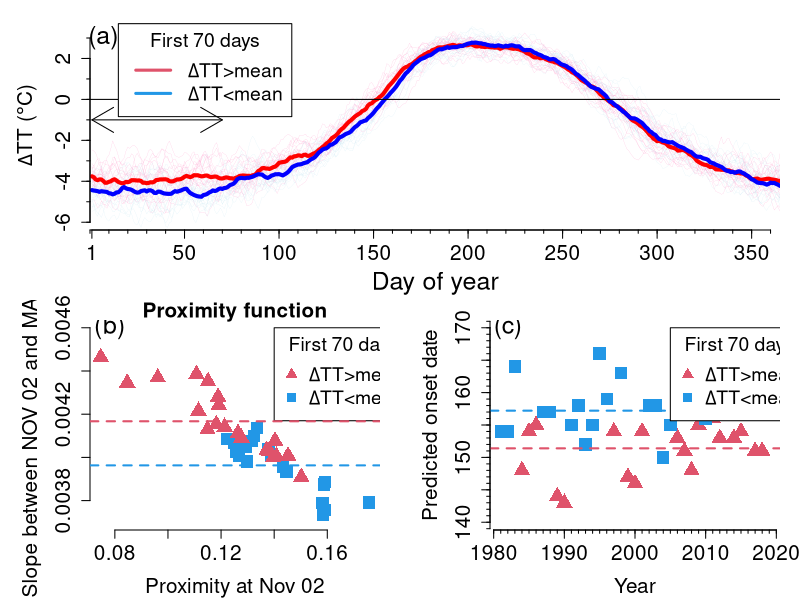

Write R code to recreate this figure.
library(igraph)
library(Hmisc)

tab<-read.table("dTT_latest.txt") # read dTT from Pradhan et al. 2017
dTT<-tab[,1]
year<-tab[,2]
day<-tab[,3]
t1<-which(day==1)
m<-length(t1)             

# identify onset dates (and "withdrawal")
n<-length(dTT)  # total number of days
t<-1:n          # days from 1948 January 1st
cnd<-0          # cnd=1 for monsoon and 0 for non-monsoon (cnd=0 on Jan 1st)
tm<-numeric(0)  # onset and withdrawal days from 1948 January 1st
for(i in 1:n){
  if(cnd==0){
    if(dTT[i]>0 && day[i]<200){
      tm<-c(tm,i)
      cnd<-1
    }
  } else{
    if(dTT[i]<=0 && day[i]>=200){
      tm<-c(tm,i)
      cnd<-0
    }
  }
}
ton<-tm[seq(1,length(tm),by=2)] # ton only onset days
toff<-tm[seq(2,length(tm),by=2)] # toff only withdrawal days
day_on<-day[ton]                # onset dates in year

# proximity function
proximity<-numeric(n)
ip<-1
for(i in 2:length(tm)){
  ix<-(which(t==tm[i-1])+1):which(t==tm[i])
  if(i%%2==ip){
    proximity[ix]<-1-(tm[i]-t[ix])/(tm[i]-tm[i-1])
  } else{
    proximity[ix]<-(tm[i]-t[ix])/(tm[i]-tm[i-1])
  }
}

season<-cos(2*pi*(t-152.25)/365.25) # seasonal cycle


# JFM 3
yy<-1948:2020
dTT.each<-rep(NA,73)
for(i in 1:73){
  dTT.each[i]<-mean(dTT[t1[i]:(t1[i]+69)])     
}
cor(dTT.each,day_on,use="complete.obs")

# Reservoir ###############################################################################################
# prepare time series #####################################################################################
###########################################################################################################
# scale
dTT_x<-(dTT-mean(dTT[year!=2020]))/sd(dTT[year!=2020])
season_x<-(season-mean(season[year!=2020]))/sd(season[year!=2020])
xx<-proximity                 # target
u<-rbind(dTT_x,season_x)      # input
M<-nrow(u)                    # the number of inputs for learning

# Making reservoir ########################################################################################
N<-100              # the number of reservoir nodes
D<-20/400*N         # average degree of a reservoir node
rho<-1.0            # spectral radius
b<-1e-10            # ridge regression parameter
sig<-0.04
xi<-0.01

# Onset day predection for 30 years ###########################################################################
te<-ton                # te = array for expected onset day
sl<-ton
cn<-ton
ta<-t1-60              # left edge of interval used for extrapolation
tb<-t1+69              # right edge of interval used for extrapolation
l<-40
yp<-(73-l+1):73
lean<-c(ton[3]:ton[min(yp-1)])

set.seed(15)
g<-erdos.renyi.game(N,D/N,directed=T) 
A<-as.matrix(get.adjacency(g))
for(i in 1:nrow(A)) A[i,]<-A[i,]*runif(ncol(A),-1,1)
sc<-max(abs(eigen(A)$values))
A<-rho*A/sc         # weighted adjacency matrix of the reservoir
Win<-matrix(NA,N,M) # Win
for(i in 1:M) Win[,i]<-runif(N,-1,1)
  
# Learning ############################################################################
r<-matrix(0,N,n)      # reservoir state
for(i in 2:n) r[,i]<-tanh(A%*%r[,i-1]+sig*Win%*%u[,i-1]+xi)
s.m<-mean(xx[lean])
dS<-xx[lean]-s.m
r.m<-rowMeans(r[,lean])
dR<-r[,lean]-matrix(r.m,N,length(lean))
Wout<-dS%*%t(dR)%*%solve(dR%*%t(dR)+b*diag(N))
cs<--(Wout%*%r.m-s.m)
s<-as.vector(Wout%*%r)+rep(cs,n) 


# prediction by extrapolation ####################################################
for(i in yp){  
  te[i]<-ta[i]+(tb[i]-ta[i])/(s[tb[i]]-s[ta[i]])*(1-s[ta[i]]) # onset date counted from Jan 1 1948 
  sl[i]<-(s[tb[i]]-s[ta[i]])/(tb[i]-ta[i]) # slope of proximity function
  cn[i]<-s[ta[i]]                          # proximity at Nov 2
}
day_pred<-day[as.integer(te)] 

yy<-1948:2020

# calculating winter average temperature
dTT.ave<-0 
for(i in 34:72){
  dTT.ave<-dTT.ave+mean(dTT[t1[i]:(t1[i]+69)])      # good
}
dTT.ave<-dTT.ave/(72-33) # winter average

# classify years into warm winter years and cold winter years
la<-numeric(0)       # indices corresponding to warm winter years
el<-numeric(0)       # indices corresponding to cold winter years
dTT.la<-numeric(365) # average daily temperature evolution corresponding to warm winter years
dTT.el<-numeric(365) # average daily temperature evolution corresponding to cold winter years
for(i in 34:72){
  if( mean(dTT[t1[i]:(t1[i]+69)]) > dTT.ave){     
    la<-c(la,i)  # indices of warm winter years
    dTT.la<-dTT.la+dTT[t1[i]:(t1[i]+364)]
  }
  if( mean(dTT[t1[i]:(t1[i]+69)]) < dTT.ave){    
    el<-c(el,i)  # indices of cold winter years
    dTT.el<-dTT.el+dTT[t1[i]:(t1[i]+364)]
  }
}
dTT.la<-dTT.la/length(la) # average daily temperature evolution corresponding to warm winter years
dTT.el<-dTT.el/length(el) # average daily temperature evolution corresponding to cold winter years


#postscript(file="Fig5.eps", horizontal=TRUE, encoding="WinAnsi.enc",width=12)
mat <- matrix(c(1,1,2,3), 2, 2, byrow = TRUE) # 30 panels
layout(mat)
par(mar=c(0,0,0,0))                     # graphic parameters
par(oma=c(0,0,0,0))
par(mai = c(0.7, 0.9, 0.2, 0.2))
cx<-1.5

at<-c(1,50,100,150,200,250,300,350)
lab<-at

plot(1:365,dTT.la,xlim=c(0,365),ylim=c(-6,3.5),type="l",ylab=expression(paste(Delta,"TT (",degree,"C)")),xlab="",bty = "n",xaxt="n",xaxs = "i",cex.lab=cx,cex.axis=cx,lwd=2)
abline(v=t1[yp-1]+151,col="gray")
for(i in la) lines(day[year==(i+1947)],dTT[year==(i+1947)],col="hotpink1",lwd=0.1)
for(i in el) lines(day[year==(i+1947)],dTT[year==(i+1947)],col="lightblue2",lwd=0.1)
lines(1:365,dTT.la,col="red",lwd=4)
lines(1:365,dTT.el,col="blue",lwd=4)
abline(h=0)
axis(side=1, at=at,labels=lab,cex.axis=cx)
mtext("Day of year", side=1, line=2.8, cex=cx)
text(7,3,"(a)",cex=1.8)
legend(15,3.7,c(expression(paste(Delta,"TT>mean")),expression(paste(Delta,"TT<mean"))),col=c(2,4),lwd=c(3,3),cex=1.4,title="First 70 days")
arrows(1,-1,70,-1,length = 0.25, angle = 30, code = 3)
minor.tick(nx=5, ny=2, tick.ratio=0.4) 

plot(cn[34:72],sl[34:72],ylim=c(0.0037,0.0046),type="p",col="gray",cex.lab=cx,cex.axis=cx,cex.main=cx,ylab="Slope between NOV 02 and MAR 10",xlab="Proximity at Nov 02",main="Proximity function",bty = "n")
lines(cn[el],sl[el],type="p",col=4,pch=15,cex=2)
lines(cn[la],sl[la],type="p",col=2,pch=17,cex=2)
legend(0.14,0.0046,c(expression(paste(Delta,"TT>mean")),expression(paste(Delta,"TT<mean"))),col=c(2,4),pch=c(17,15),cex=1.4,title="First 70 days")
abline(h=mean(sl[la]),col=2,lty=2,lwd=2)
abline(h=mean(sl[el]),col=4,lty=2,lwd=2)
text(0.078,0.0046,"(b)",cex=1.8)

plot(yy[34:72],day_pred[34:72],ylim=c(140,170),,type="p",col="gray",cex.lab=cx,cex.axis=cx,ylab="Predicted onset date",xlab="Year",bty = "n")
lines(yy[la],day_pred[la],type="p",col=2,pch=17,cex=2)
lines(yy[el],day_pred[el],type="p",col=4,pch=15,cex=2)
abline(h=mean(day_pred[la]),col=2,lty=2,lwd=2)
abline(h=mean(day_pred[el]),col=4,lty=2,lwd=2)
legend(2005,170,c(expression(paste(Delta,"TT>mean")),expression(paste(Delta,"TT<mean"))),col=c(2,4),pch=c(17,15),cex=1.4,title="First 70 days")
minor.tick(nx=10, ny=5, tick.ratio=0.4) 
text(1982,170,"(c)",cex=1.8)
#dev.off()

c(mean(day_pred[la]),mean(day_pred[el]))
